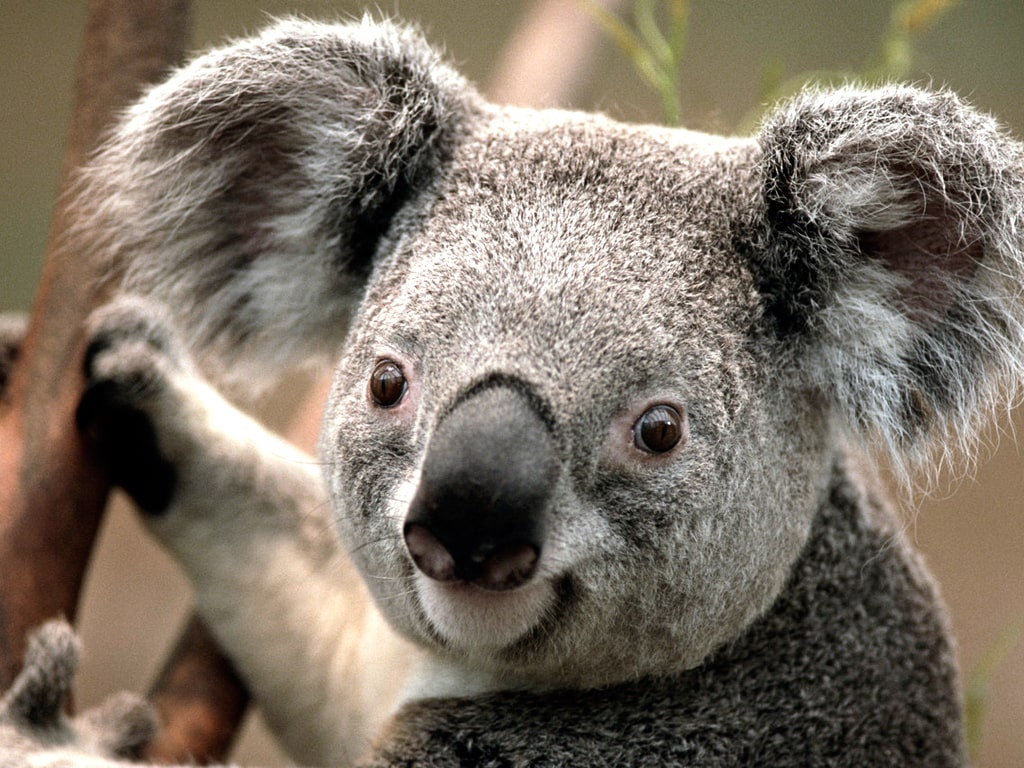
#> input picture Koala-min.jpg, 1024 x 768 px, found by its file name
$ python gabor_filter.py   (older library calls are emulated)
#> lines starting #> are read from the running program, lines starting #| are printed output that depends on the picture
import numpy as np
from scipy import signal
import cv2

def gabor_kernel(size, wavelength, orientation, sigma, psi=0, gamma=1):
    """Returns a Gabor kernel with the given parameters."""
    radius = (size - 1) / 2
    x, y = np.meshgrid(np.arange(-radius, radius + 1), np.arange(-radius, radius + 1))

    # Rotation
    x_theta = x * np.cos(orientation) + y * np.sin(orientation)
    y_theta = -x * np.sin(orientation) + y * np.cos(orientation)

    # Gabor function
    gb = np.exp(-(x_theta**2 + gamma**2 * y_theta**2) / (2 * sigma**2)) * np.cos(2 * np.pi * x_theta / wavelength + psi)

    # Normalize
    gb -= np.mean(gb)
    gb /= np.sqrt(np.sum(gb**2))

    return gb

# Example usage
gabor = gabor_kernel(25, 8, np.pi/4, 4)

# Load input image
img = cv2.imread('/Users/mac/Desktop/MEDICAL_AI_PROJECTS/topology_deep_learning/Koala-min.jpg', cv2.IMREAD_GRAYSCALE)
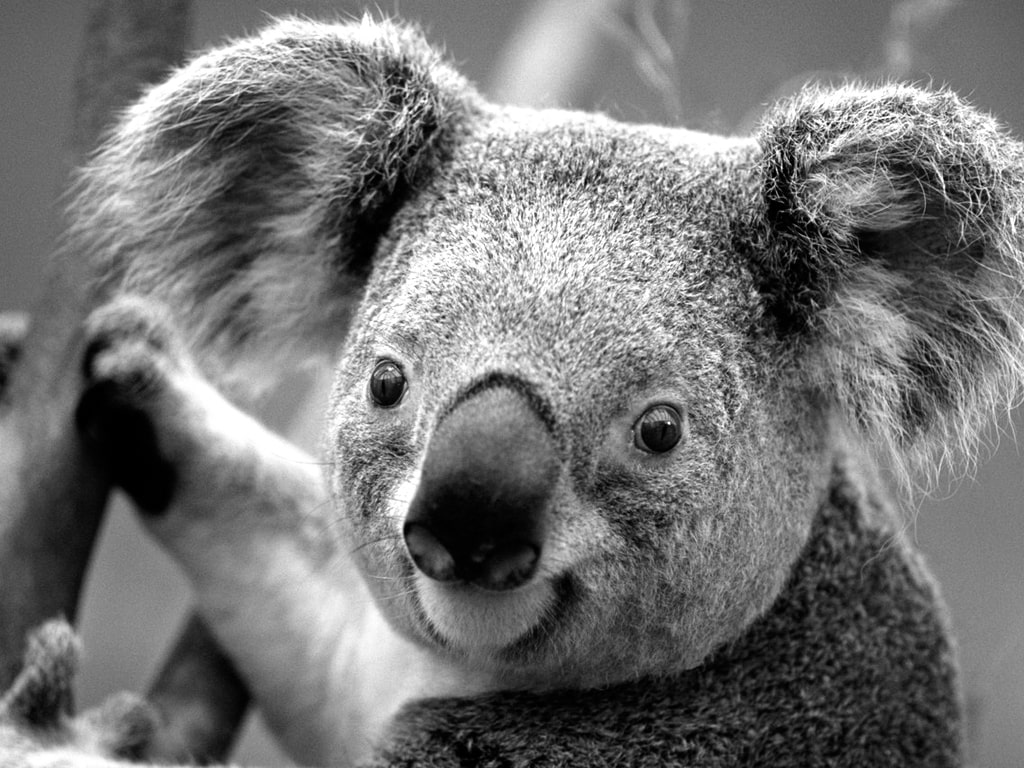
#> img: shape (768, 1024); min 0, max 255, mean 116.5

# Check if image is loaded correctly
if img is None:
    print('Error: Could not read image')
else:
    # Define Gabor kernel parameters
    ksize = 31
    sigma = 5
    theta = np.pi / 4
    lamda = np.pi / 4
    gamma = 0.5
    psi = 0

    # Create Gabor kernel
    kernel = cv2.getGaborKernel((ksize, ksize), sigma, theta, lamda, gamma, psi, ktype=cv2.CV_32F)

    # Apply Gabor filter
    filtered = cv2.filter2D(img, cv2.CV_8UC3, kernel)
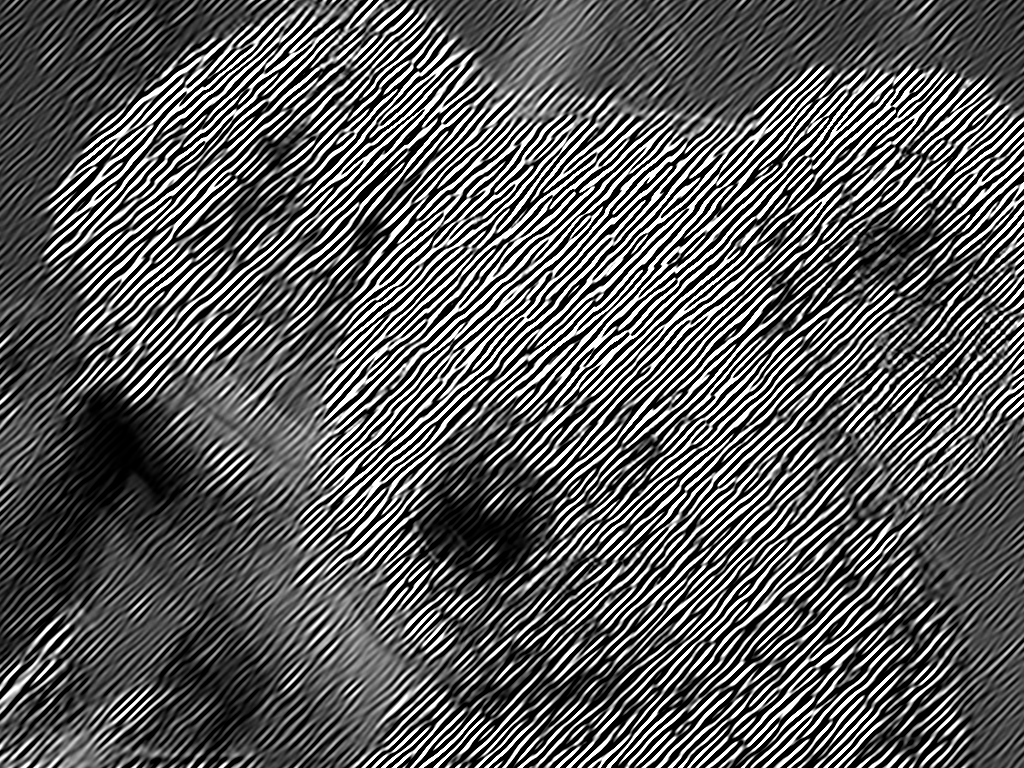
#> filtered: shape (768, 1024); min 0, max 255, mean 91.7

    # Check if output image is empty
    if filtered is None:
        print('Error: Filtered image is empty')
    else:
        # Display input and output images
        cv2.imshow('Input image', img)
        cv2.imshow('Gabor filtered image', filtered)
        cv2.waitKey(0)
